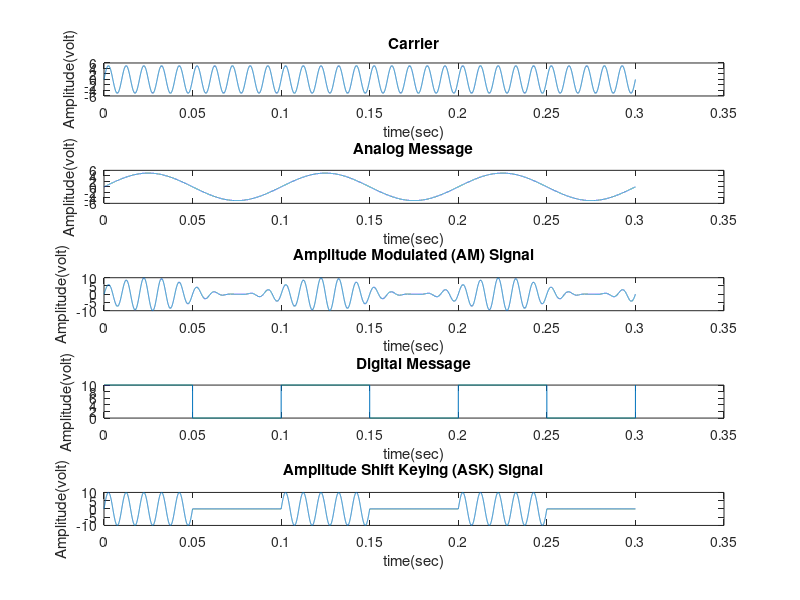

This chart was generated by the following MATLAB code:
clf
clear

Fm = 10;
Fc = Fm*10;
T = 1/Fc;
t = 0:T/999:30*T;
Am = 5;
Sm = Am*sin(2*pi*Fm*t);

m = 1;      % modulation index m = Am/Ac
Ac = Am/m;  % carrier amplitude based on modulation index
Sc = Ac*sin(2*pi*Fc*t);

subplot(5,1,1)
plot(t,Sc)
title ('Carrier');
xlabel ('time(sec)');
ylabel ('Amplitude(volt)');
subplot(5,1,2)
plot(t,Sm)
title ('Analog Message');
xlabel ('time(sec)');
ylabel ('Amplitude(volt)');

subplot(5,1,3)
am1 = Sc.*(1 + m/Am*Sm);
plot(t,am1)
title ('Amplitude Modulated (AM) Signal');
xlabel ('time(sec)');
ylabel ('Amplitude(volt)');
% return

%% ASK
message = Am*square(2*pi*Fm*t) + Am;
ask = sin(2*pi*Fc*t).*message;

subplot(5,1,4)
plot(t,message)
title ('Digital Message');
xlabel ('time(sec)');
ylabel ('Amplitude(volt)');
subplot(5,1,5)
plot(t,ask)
title ('Amplitude Shift Keying (ASK) Signal');
xlabel ('time(sec)');
ylabel ('Amplitude(volt)');

